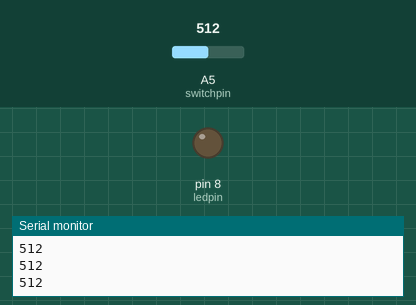
A sketch run on a simulated Arduino Uno, built with avr-gcc and run on an emulated ATmega328P. On the bench: output pins drawn as LEDs (lit = HIGH), the last lines printed to the serial monitor. The test bench sets the inputs (shaded band); at power-on: A5 (switchpin) = 512.

Above: at 1.2 s.
1.3 s: A5 (switchpin) set to 523
At 2.2 s:
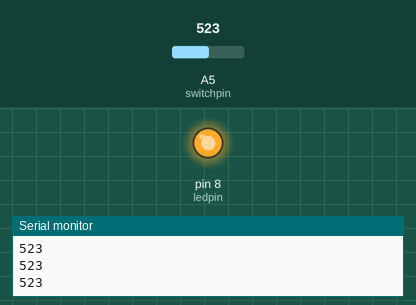
2.8 s: A5 (switchpin) set to 511
At 3.5 s:
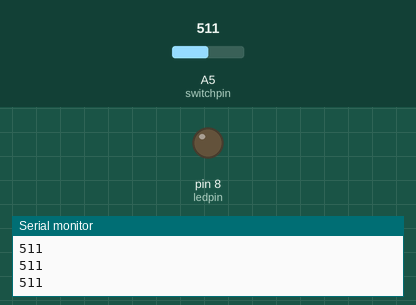
4.3 s: A5 (switchpin) set to 716
At 5.7 s:
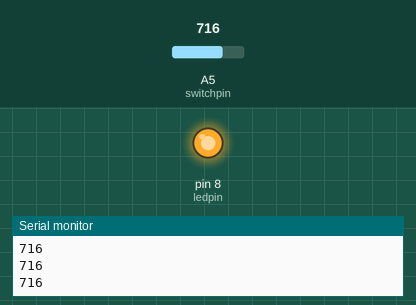
Timing chart, 0 to 7.3 s (numbered marks = the images above; inputs shaded):
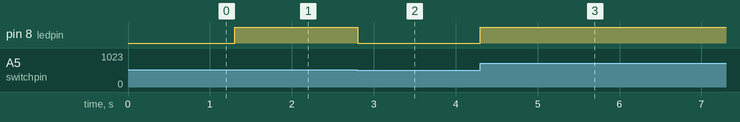

The sketch:

Tilt_switch.ino
```cpp
int switchpin = A5;
int ledpin = 8;
int val = 0;
void setup() {
    pinMode(ledpin,OUTPUT);
    Serial.begin(9600);
}
void loop() {
    val = analogRead(switchpin);
	if(val>512)
		digitalWrite(ledpin,HIGH);
	else
		digitalWrite(ledpin,LOW);//拉低
    Serial.println(val);
} 
```

Measured:
- the behaviour switches between 512 and 513 on A5 (switchpin) (found by bisection; images 0 and 1)
- after the input at 1.3 s, pin 8 (ledpin): LOW → HIGH at once
- after the input at 2.8 s, pin 8 (ledpin): HIGH → LOW at once
- after the input at 4.3 s, pin 8 (ledpin): LOW → HIGH at once
